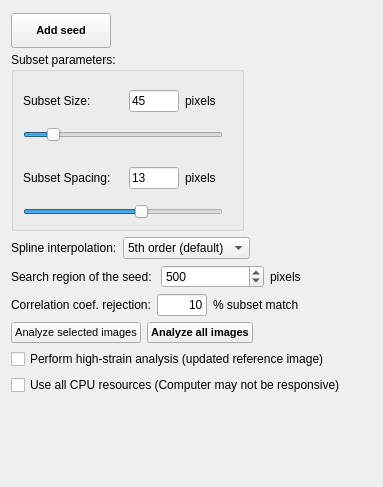
        <widget class="QWidget" name="runAnalysis">
         <property name="geometry">
          <rect>
           <x>0</x>
           <y>0</y>
           <width>383</width>
           <height>487</height>
          </rect>
         </property>
         <attribute name="icon">
          <iconset resource="icons.qrc">
           <normaloff>:/resources/1415619888_processor.png</normaloff>:/resources/1415619888_processor.png</iconset>
         </attribute>
         <attribute name="label">
          <string>Run analysis</string>
         </attribute>
         <layout class="QVBoxLayout" name="verticalLayout_20">
          <item>
           <layout class="QVBoxLayout" name="verticalLayout_19">
            <item>
             <widget class="QPushButton" name="setSeedButton">
              <property name="enabled">
               <bool>true</bool>
              </property>
              <property name="sizePolicy">
               <sizepolicy hsizetype="Fixed" vsizetype="Fixed">
                <horstretch>0</horstretch>
                <verstretch>0</verstretch>
               </sizepolicy>
              </property>
              <property name="minimumSize">
               <size>
                <width>100</width>
                <height>35</height>
               </size>
              </property>
              <property name="maximumSize">
               <size>
                <width>100</width>
                <height>30</height>
               </size>
              </property>
              <property name="font">
               <font>
                <pointsize>8</pointsize>
                <bold>true</bold>
               </font>
              </property>
              <property name="text">
               <string>Add seed</string>
              </property>
              <property name="icon">
               <iconset resource="icons.qrc">
                <normaloff>:/resources/1415540287_project-128.png</normaloff>:/resources/1415540287_project-128.png</iconset>
              </property>
              <property name="iconSize">
               <size>
                <width>30</width>
                <height>30</height>
               </size>
              </property>
             </widget>
            </item>
            <item>
             <widget class="QGroupBox" name="correlationParamsBox">
              <property name="sizePolicy">
               <sizepolicy hsizetype="Fixed" vsizetype="Preferred">
                <horstretch>0</horstretch>
                <verstretch>0</verstretch>
               </sizepolicy>
              </property>
              <property name="minimumSize">
               <size>
                <width>233</width>
                <height>0</height>
               </size>
              </property>
              <property name="title">
               <string>Subset parameters:</string>
              </property>
              <layout class="QVBoxLayout" name="verticalLayout_22">
               <item>
                <layout class="QVBoxLayout" name="verticalLayout_21">
                 <item>
                  <layout class="QHBoxLayout" name="horizontalLayout_19">
                   <item>
                    <widget class="QLabel" name="subsetSizeLabel">
                     <property name="sizePolicy">
                      <sizepolicy hsizetype="Fixed" vsizetype="Fixed">
                       <horstretch>0</horstretch>
                       <verstretch>0</verstretch>
                      </sizepolicy>
                     </property>
                     <property name="minimumSize">
                      <size>
                       <width>100</width>
                       <height>40</height>
                      </size>
                     </property>
                     <property name="maximumSize">
                      <size>
                       <width>100</width>
                       <height>40</height>
                      </size>
                     </property>
                     <property name="text">
                      <string>Subset Size:</string>
                     </property>
                    </widget>
                   </item>
                   <item>
                    <widget class="QLineEdit" name="subsetSizeText">
                     <property name="enabled">
                      <bool>true</bool>
                     </property>
                     <property name="sizePolicy">
                      <sizepolicy hsizetype="Fixed" vsizetype="Fixed">
                       <horstretch>0</horstretch>
                       <verstretch>0</verstretch>
                      </sizepolicy>
                     </property>
                     <property name="maximumSize">
                      <size>
                       <width>50</width>
                       <height>16777215</height>
                      </size>
                     </property>
                     <property name="text">
                      <string>45</string>
                     </property>
                    </widget>
                   </item>
                   <item>
                    <widget class="QLabel" name="label_5">
                     <property name="text">
                      <string>pixels</string>
                     </property>
                    </widget>
                   </item>
                  </layout>
                 </item>
                 <item>
                  <widget class="QSlider" name="subsetSizeSlider">
                   <property name="enabled">
                    <bool>true</bool>
                   </property>
                   <property name="sizePolicy">
                    <sizepolicy hsizetype="Fixed" vsizetype="Fixed">
                     <horstretch>0</horstretch>
                     <verstretch>0</verstretch>
                    </sizepolicy>
                   </property>
                   <property name="maximumSize">
                    <size>
                     <width>200</width>
                     <height>30</height>
                    </size>
                   </property>
                   <property name="minimum">
                    <number>7</number>
                   </property>
                   <property name="maximum">
                    <number>201</number>
                   </property>
                   <property name="singleStep">
                    <number>2</number>
                   </property>
                   <property name="pageStep">
                    <number>6</number>
                   </property>
                   <property name="value">
                    <number>31</number>
                   </property>
                   <property name="orientation">
                    <enum>Qt::Horizontal</enum>
                   </property>
                  </widget>
                 </item>
                 <item>
                  <spacer name="verticalSpacer">
                   <property name="orientation">
                    <enum>Qt::Vertical</enum>
                   </property>
                   <property name="sizeType">
                    <enum>QSizePolicy::Fixed</enum>
                   </property>
                   <property name="sizeHint" stdset="0">
                    <size>
                     <width>30</width>
                     <height>10</height>
                    </size>
                   </property>
                  </spacer>
                 </item>
                 <item>
                  <layout class="QHBoxLayout" name="horizontalLayout_20">
                   <item>
                    <widget class="QLabel" name="subsetSpacingLabel">
                     <property name="sizePolicy">
                      <sizepolicy hsizetype="Fixed" vsizetype="Fixed">
                       <horstretch>0</horstretch>
                       <verstretch>0</verstretch>
                      </sizepolicy>
                     </property>
                     <property name="minimumSize">
                      <size>
                       <width>100</width>
                       <height>40</height>
                      </size>
                     </property>
                     <property name="maximumSize">
                      <size>
                       <width>100</width>
                       <height>40</height>
                      </size>
                     </property>
                     <property name="text">
                      <string>Subset Spacing:</string>
                     </property>
                    </widget>
                   </item>
                   <item>
                    <widget class="QLineEdit" name="subsetSpacingText">
                     <property name="enabled">
                      <bool>true</bool>
                     </property>
                     <property name="sizePolicy">
                      <sizepolicy hsizetype="Fixed" vsizetype="Fixed">
                       <horstretch>0</horstretch>
                       <verstretch>0</verstretch>
                      </sizepolicy>
                     </property>
                     <property name="maximumSize">
                      <size>
                       <width>50</width>
                       <height>16777215</height>
                      </size>
                     </property>
                     <property name="text">
                      <string>13</string>
                     </property>
                    </widget>
                   </item>
                   <item>
                    <widget class="QLabel" name="label_6">
                     <property name="text">
                      <string>pixels</string>
                     </property>
                    </widget>
                   </item>
                  </layout>
                 </item>
                 <item>
                  <widget class="QSlider" name="subsetSpacingSlider">
                   <property name="enabled">
                    <bool>true</bool>
                   </property>
                   <property name="sizePolicy">
                    <sizepolicy hsizetype="Fixed" vsizetype="Fixed">
                     <horstretch>0</horstretch>
                     <verstretch>0</verstretch>
                    </sizepolicy>
                   </property>
                   <property name="maximumSize">
                    <size>
                     <width>200</width>
                     <height>30</height>
                    </size>
                   </property>
                   <property name="minimum">
                    <number>2</number>
                   </property>
                   <property name="maximum">
                    <number>12</number>
                   </property>
                   <property name="pageStep">
                    <number>3</number>
                   </property>
                   <property name="value">
                    <number>8</number>
                   </property>
                   <property name="orientation">
                    <enum>Qt::Horizontal</enum>
                   </property>
                  </widget>
                 </item>
                </layout>
               </item>
              </layout>
             </widget>
            </item>
            <item>
             <layout class="QHBoxLayout" name="horizontalLayout_18">
              <item>
               <widget class="QLabel" name="splineLabel">
                <property name="text">
                 <string>Spline interpolation:</string>
                </property>
               </widget>
              </item>
              <item>
               <widget class="QComboBox" name="splineComboBox">
                <property name="currentIndex">
                 <number>1</number>
                </property>
                <item>
                 <property name="text">
                  <string>3rd order</string>
                 </property>
                </item>
                <item>
                 <property name="text">
                  <string>5th order (default)</string>
                 </property>
                </item>
                <item>
                 <property name="text">
                  <string>7th order</string>
                 </property>
                </item>
                <item>
                 <property name="text">
                  <string>9th order</string>
                 </property>
                </item>
               </widget>
              </item>
              <item>
               <spacer name="horizontalSpacer_2">
                <property name="orientation">
                 <enum>Qt::Horizontal</enum>
                </property>
                <property name="sizeHint" stdset="0">
                 <size>
                  <width>40</width>
                  <height>20</height>
                 </size>
                </property>
               </spacer>
              </item>
             </layout>
            </item>
            <item>
             <layout class="QHBoxLayout" name="horizontalLayout_17">
              <item>
               <widget class="QLabel" name="researchLabel">
                <property name="text">
                 <string>Search region of the seed: </string>
                </property>
               </widget>
              </item>
              <item>
               <widget class="QSpinBox" name="searchRegionSpinBox">
                <property name="minimum">
                 <number>5</number>
                </property>
                <property name="maximum">
                 <number>8000</number>
                </property>
                <property name="singleStep">
                 <number>10</number>
                </property>
                <property name="value">
                 <number>500</number>
                </property>
               </widget>
              </item>
              <item>
               <widget class="QLabel" name="label_7">
                <property name="text">
                 <string>pixels</string>
                </property>
               </widget>
              </item>
             </layout>
            </item>
            <item>
             <layout class="QHBoxLayout" name="horizontalLayout_11">
              <item>
               <widget class="QLabel" name="label_10">
                <property name="text">
                 <string>Correlation coef. rejection:</string>
                </property>
               </widget>
              </item>
              <item>
               <widget class="QLineEdit" name="corrRejectionLineEdit">
                <property name="sizePolicy">
                 <sizepolicy hsizetype="Fixed" vsizetype="Fixed">
                  <horstretch>0</horstretch>
                  <verstretch>0</verstretch>
                 </sizepolicy>
                </property>
                <property name="minimumSize">
                 <size>
                  <width>50</width>
                  <height>0</height>
                 </size>
                </property>
                <property name="maximumSize">
                 <size>
                  <width>50</width>
                  <height>16777215</height>
                 </size>
                </property>
                <property name="text">
                 <string>10</string>
                </property>
                <property name="alignment">
                 <set>Qt::AlignRight|Qt::AlignTrailing|Qt::AlignVCenter</set>
                </property>
               </widget>
              </item>
              <item>
               <widget class="QLabel" name="label_8">
                <property name="text">
                 <string>% subset match</string>
                </property>
               </widget>
              </item>
              <item>
               <spacer name="horizontalSpacer_6">
                <property name="orientation">
                 <enum>Qt::Horizontal</enum>
                </property>
                <property name="sizeHint" stdset="0">
                 <size>
                  <width>40</width>
                  <height>20</height>
                 </size>
                </property>
               </spacer>
              </item>
             </layout>
            </item>
            <item>
             <layout class="QHBoxLayout" name="horizontalLayout_21">
              <item>
               <widget class="QPushButton" name="analyzeCurrentFrameButton">
                <property name="sizePolicy">
                 <sizepolicy hsizetype="Fixed" vsizetype="Fixed">
                  <horstretch>0</horstretch>
                  <verstretch>0</verstretch>
                 </sizepolicy>
                </property>
                <property name="font">
                 <font>
                  <pointsize>8</pointsize>
                  <bold>false</bold>
                 </font>
                </property>
                <property name="text">
                 <string>Analyze selected images</string>
                </property>
                <property name="icon">
                 <iconset resource="icons.qrc">
                  <normaloff>:/resources/1415539747_play_green_controls.png</normaloff>:/resources/1415539747_play_green_controls.png</iconset>
                </property>
                <property name="iconSize">
                 <size>
                  <width>25</width>
                  <height>25</height>
                 </size>
                </property>
               </widget>
              </item>
              <item>
               <widget class="QPushButton" name="analyseAllFramesButton">
                <property name="sizePolicy">
                 <sizepolicy hsizetype="Fixed" vsizetype="Fixed">
                  <horstretch>0</horstretch>
                  <verstretch>0</verstretch>
                 </sizepolicy>
                </property>
                <property name="font">
                 <font>
                  <pointsize>8</pointsize>
                  <bold>true</bold>
                 </font>
                </property>
                <property name="text">
                 <string>Analyze all images</string>
                </property>
                <property name="icon">
                 <iconset resource="icons.qrc">
                  <normaloff>:/resources/1415539731_play_green.png</normaloff>:/resources/1415539731_play_green.png</iconset>
                </property>
                <property name="iconSize">
                 <size>
                  <width>25</width>
                  <height>25</height>
                 </size>
                </property>
               </widget>
              </item>
              <item>
               <spacer name="horizontalSpacer_8">
                <property name="orientation">
                 <enum>Qt::Horizontal</enum>
                </property>
                <property name="sizeHint" stdset="0">
                 <size>
                  <width>40</width>
                  <height>20</height>
                 </size>
                </property>
               </spacer>
              </item>
             </layout>
            </item>
            <item>
             <widget class="QCheckBox" name="highStrainCheckBox">
              <property name="text">
               <string>Perform high-strain analysis (updated reference image)</string>
              </property>
              <property name="checked">
               <bool>false</bool>
              </property>
             </widget>
            </item>
            <item>
             <widget class="QCheckBox" name="guiResponsiveCheckBox">
              <property name="text">
               <string>Use all CPU resources (Computer may not be responsive)</string>
              </property>
             </widget>
            </item>
            <item>
             <spacer name="verticalSpacer_2">
              <property name="orientation">
               <enum>Qt::Vertical</enum>
              </property>
              <property name="sizeHint" stdset="0">
               <size>
                <width>20</width>
                <height>40</height>
               </size>
              </property>
             </spacer>
            </item>
           </layout>
          </item>
         </layout>
        </widget>
